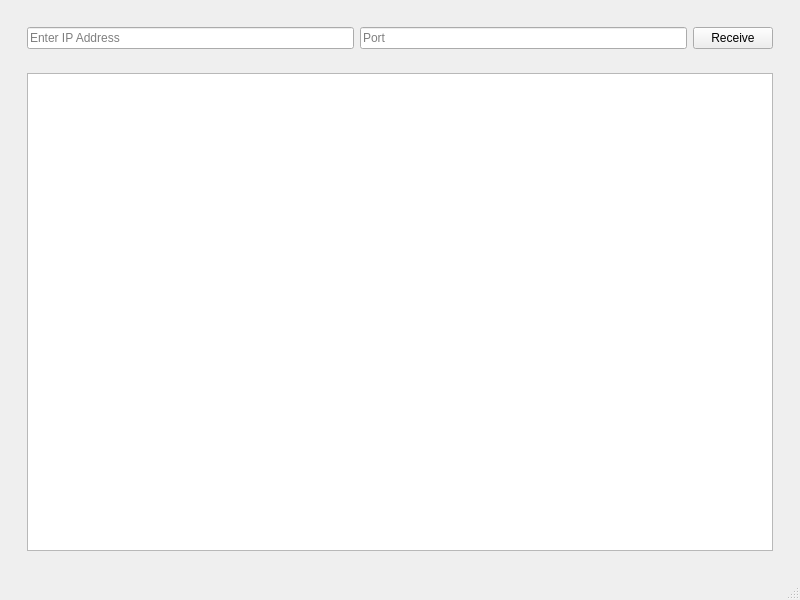
<?xml version="1.0" encoding="UTF-8"?>
<ui version="4.0">
 <class>MainWindow</class>
 <widget class="QMainWindow" name="MainWindow">
  <property name="geometry">
   <rect>
    <x>0</x>
    <y>0</y>
    <width>800</width>
    <height>600</height>
   </rect>
  </property>
  <property name="windowTitle">
   <string>MainWindow</string>
  </property>
  <widget class="QWidget" name="centralwidget">
   <layout class="QGridLayout" name="gridLayout_4">
    <item row="0" column="0">
     <widget class="QWidget" name="mainWidget" native="true">
      <layout class="QGridLayout" name="gridLayout_3">
       <item row="0" column="0">
        <layout class="QVBoxLayout" name="verticalLayout">
         <item>
          <widget class="QWidget" name="topWidget" native="true">
           <layout class="QGridLayout" name="gridLayout">
            <item row="0" column="0">
             <layout class="QHBoxLayout" name="horizontalLayout">
              <item>
               <widget class="QLineEdit" name="ipLineEdit">
                <property name="placeholderText">
                 <string>Enter IP Address</string>
                </property>
               </widget>
              </item>
              <item>
               <widget class="QLineEdit" name="portLineEdit">
                <property name="placeholderText">
                 <string>Port</string>
                </property>
               </widget>
              </item>
              <item>
               <widget class="QPushButton" name="receivePushButton">
                <property name="text">
                 <string>Receive</string>
                </property>
               </widget>
              </item>
             </layout>
            </item>
           </layout>
          </widget>
         </item>
         <item>
          <widget class="QWidget" name="textBrowserWidget" native="true">
           <layout class="QGridLayout" name="gridLayout_2">
            <item row="0" column="0">
             <widget class="QTextBrowser" name="textBrowser"/>
            </item>
           </layout>
          </widget>
         </item>
        </layout>
       </item>
      </layout>
     </widget>
    </item>
   </layout>
  </widget>
  <widget class="QMenuBar" name="menubar">
   <property name="geometry">
    <rect>
     <x>0</x>
     <y>0</y>
     <width>800</width>
     <height>25</height>
    </rect>
   </property>
  </widget>
  <widget class="QStatusBar" name="statusbar"/>
 </widget>
 <resources/>
 <connections/>
</ui>
